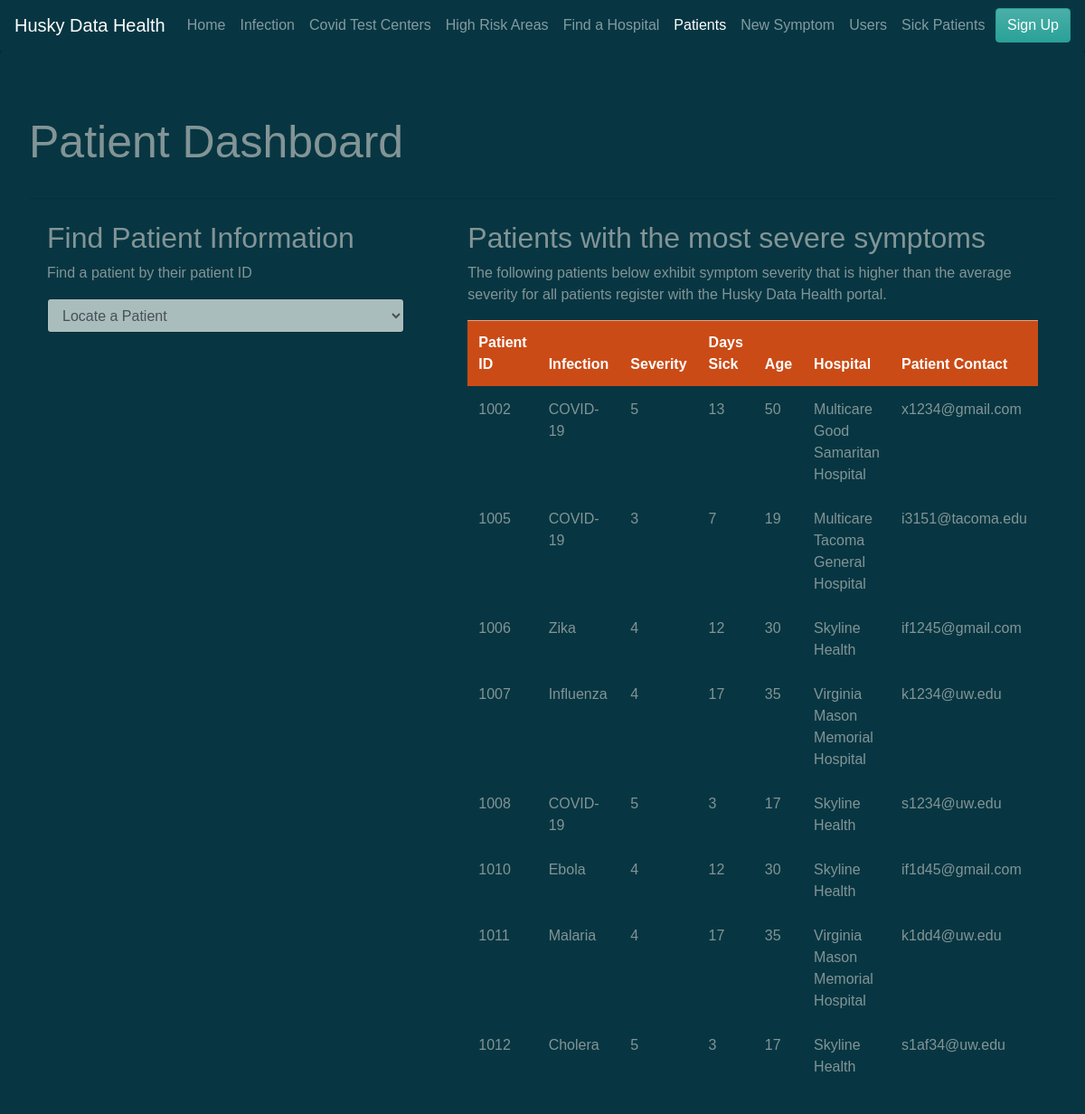
The app's page /patient.php with its own data.
### tables this page shows
CREATE TABLE `PATIENT` (
  `patient_id` int(11) NOT NULL DEFAULT '0',
  `sickness_type` varchar(128) NOT NULL,
  `severity` int(11) NOT NULL,  
  `duration` int(11) NOT NULL,  
  `age_range` int(11) NOT NULL,
  `hosp_name` varchar(128) DEFAULT NULL,
  `patient_email` varchar(128) NOT NULL
);

### patient.php (the view, shortened to what this page needs)
<!DOCTYPE html>
<html lang="en">
<head>
    <link rel="stylesheet" href="https://bootswatch.com/4/solar/bootstrap.min.css">
    <link rel="stylesheet" type="text/css" href="patient_stylesheet.css">
    <link rel="stylesheet" href="signup.css">
</head>
<body>
<div class="menubar-container">
    <nav id = "nav-area" class="navbar navbar-expand-lg navbar-dark bg-dark">
        <a class="navbar-brand" href="#">Husky Data Health</a>
        <div class="collapse navbar-collapse" id="navbarColor02">
            <ul class="navbar-nav mr-auto">
                <li class="nav-item">
                    <a class="nav-link" href="index.php">Home
                    </a>
                </li>
                <li class="nav-item">
                    <a class="nav-link" href="infection.php">Infection</a>
                </li>
                <li class="nav-item">
                    <a class="nav-link" href="covid_test_center.php">Covid Test Centers</a>
                </li>
                <li class="nav-item">
                    <a class="nav-link" href="high_risk.php">High Risk Areas</a>
                </li>
                <li class="nav-item">
                    <a class="nav-link" href="hospital.php">Find a Hospital</a>
                </li>
                <li class="nav-item active">
                    <a class="nav-link" href="patient.php">Patients</a>
                </li>
                <li class="nav-item">
                    <a class="nav-link" href="new_symptoms.php">New Symptom</a>
                </li>
                <li class="nav-item">
                    <a class="nav-link" href="user_info.php">Users</a>
                </li>
                <li class="nav-item">
                    <a class="nav-link" href="sick_patients.php">Sick Patients</a>
                </li>
            </ul>
        </div>
        <button class="btn btn-success my-2 my-sm-0" onclick="document.getElementById('id01').style.display='block'"
                style="width:auto;">Sign Up</button>
    </nav>
</div>
<div class="jumbotron">
    <p style="font-size: 50px" class="lead">Patient Dashboard</p>
    <hr class="my-4">
    <form method="GET" action="patient.php">
        <div class="grid-container">
            <div class="grid-child1">
                <div class="form-group">
                    <h2 id="select-patient-label">Find Patient Information</h2>
                    <p>Find a patient by their patient ID</p>
                    <select class = "form-control" name="patient" onchange='this.form.submit()'
                                id='county_control_form'>
                        <option selected>Locate a Patient</option>
                        <?php
                        $connection = mysqli_connect(DBHOST, DBUSER,DBPASS, DBNAME);
                        ?>
                    </select>
                </div>
                <div class="container-pat">
                        </div>
                    </div>
                    <div class="grid-child2">
                        <h2>Patients with the most severe symptoms</h2>
                        <p>The following patients below exhibit symptom severity that is higher
                            than the average severity for all patients register with the Husky Data
                            Health portal.</p>
                        <?php
                        if ($_SERVER["REQUEST_METHOD"] == "GET") {
                            ?>
                        <table class="table table-hover">
                            <thead>
                            <tr class="table-warning">
                                <th scope="col">Patient ID</th>
                                <th scope="col">Infection</th>
                                <th scope="col">Severity</th>
                                <th scope="col">Days Sick</th>
                                <th scope="col">Age</th>
                                <th scope="col">Hospital</th>
                                <th scope="col">Patient Contact</th>
                            </tr>
                            </thead>
                            <?php
                            $sql = "SELECT *
                                    FROM PATIENT P1
                                    WHERE SEVERITY >(SELECT AVG(SEVERITY)
                                    FROM PATIENT P2
                                    WHERE P1.HOSP_NAME = P2.HOSP_NAME); ";
                            if ($result = mysqli_query($connection, $sql)) {
                                while($row = mysqli_fetch_assoc($result)) {
                                    ?>
                                    <tr>
                                        <td><?php echo $row['patient_id'] ?></td>
                                        <td><?php echo $row['sickness_type'] ?></td>
                                        <td><?php echo $row['severity'] ?></td>
                                        <td><?php echo $row['duration'] ?></td>
                                        <td><?php echo $row['age_range'] ?></td>
                                        <td><?php echo $row['hosp_name'] ?></td>
                                        <td><?php echo $row['patient_email'] ?></td>
                                    </tr>
                                    <?php
                                }
                            }
                        }
                            ?>
                        </table>
                    </div>
                </div>
            </form>
        </div>
    </body>
</html>

### patient_stylesheet.css (style rules this page uses)
.grid-container { display: grid; grid-template-columns: 1fr 1fr; grid-gap: 70px; padding-left: 20px; padding-right:20px; }
.container-pat { display: grid; grid-template-columns: auto 50px auto; grid-template-rows: 10px; grid-template-areas: "spacer1 spacer1 spacer1" "patient-table inner first-alert" "patient-table inner second-alert" ". . . " "symptom-table symptom-table symptom-table"; }

### signup.css (style rules this page uses)
body { font-family: Arial, Helvetica, sans-serif; }
* { box-sizing: border-box; }

### records on screen
patient: patient_id "1002", sickness_type "COVID-19", severity "5", duration "13", age_range "50", hosp_name "Multicare Good Samaritan Hospital", patient_email "x1234@gmail.com"
patient: patient_id "1005", sickness_type "COVID-19", severity "3", duration "7", age_range "19", hosp_name "Multicare Tacoma General Hospital", patient_email "i3151@tacoma.edu"
patient: patient_id "1006", sickness_type "Zika", severity "4", duration "12", age_range "30", hosp_name "Skyline Health", patient_email "if1245@gmail.com"
patient: patient_id "1007", sickness_type "Influenza", severity "4", duration "17", age_range "35", hosp_name "Virginia Mason Memorial Hospital", patient_email "k1234@uw.edu"
patient: patient_id "1008", sickness_type "COVID-19", severity "5", duration "3", age_range "17", hosp_name "Skyline Health", patient_email "s1234@uw.edu"
patient: patient_id "1010", sickness_type "Ebola", severity "4", duration "12", age_range "30", hosp_name "Skyline Health", patient_email "if1d45@gmail.com"
patient: patient_id "1011", sickness_type "Malaria", severity "4", duration "17", age_range "35", hosp_name "Virginia Mason Memorial Hospital", patient_email "k1dd4@uw.edu"
patient: patient_id "1012", sickness_type "Cholera", severity "5", duration "3", age_range "17", hosp_name "Skyline Health", patient_email "s1af34@uw.edu"
